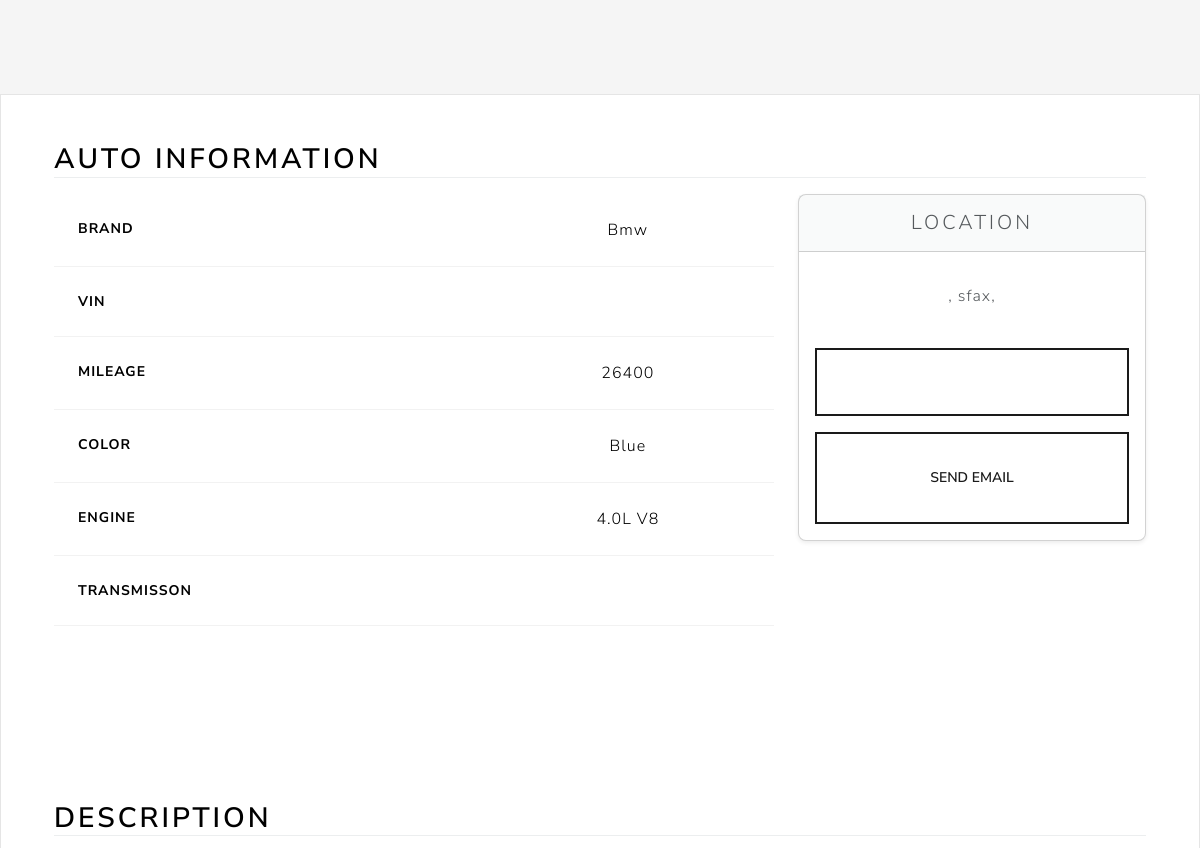
The app's page /listing/e0a8aef1-94f4-46e8-8bc6-84c38aee4c12/ (signed in, middle part), older data.
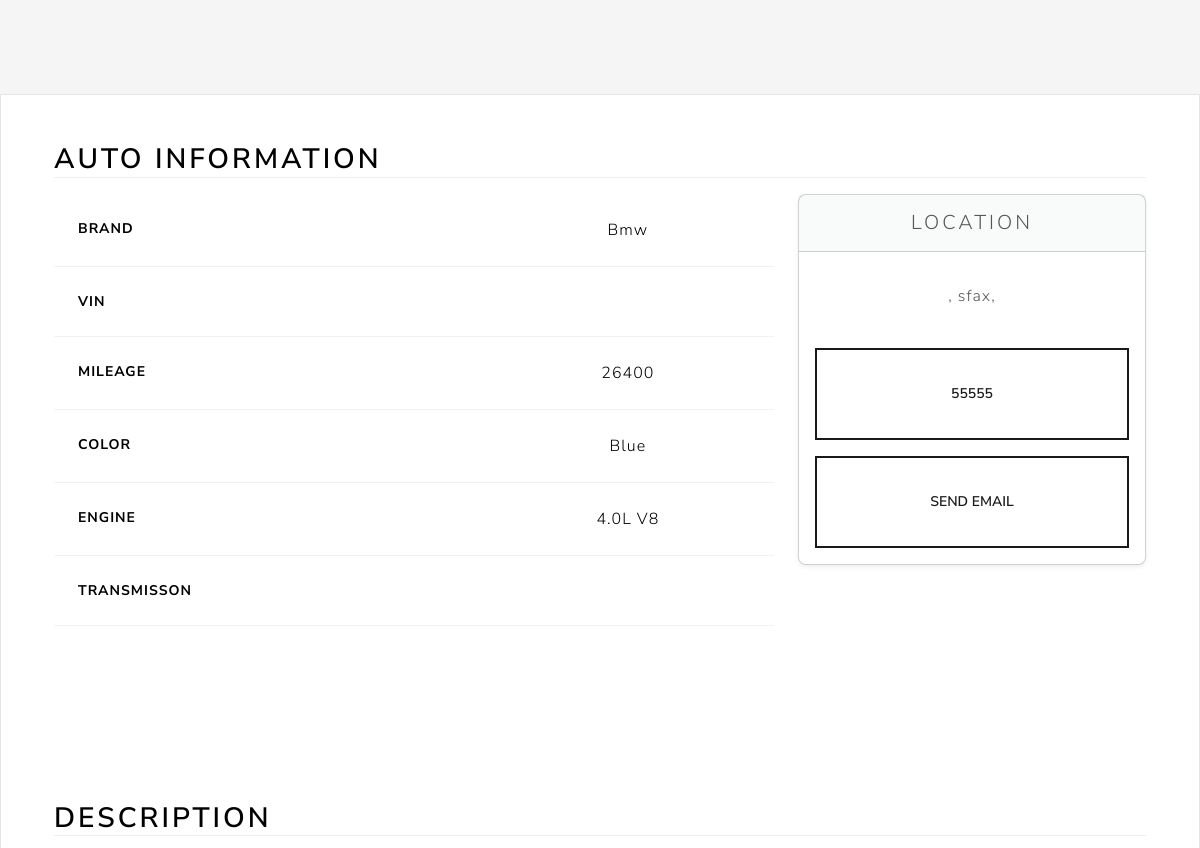
The same page, newer data.
### main/models.py (models this page shows, shortened)
class Listing(models.Model):
    id = models.UUIDField(primary_key=True, default=uuid.uuid4, unique=True, editable=False)
    created_at = models.DateTimeField(auto_now_add=True)
    updated_at = models.DateTimeField(auto_now=True)
    seller = models.ForeignKey(Profile, on_delete=models.CASCADE)
    brand = models.CharField(max_length=24,choices=CARS_BRANDS,default=None)
    model = models.CharField(max_length=17)
    vin= models.CharField(max_length=17)
    mileage = models.IntegerField(default=0)
    color = models.CharField(max_length=17)
    description = models.TextField()
    engine = models.CharField(max_length=17)
    transmission = models.CharField(max_length=17, choices = TRANSMISSION_OPTIONS, default=None)
    location = models.OneToOneField(Location,on_delete=models.SET_NULL,null=True)
    image = models.ImageField(upload_to=user_listing_path)

### users/models.py (models this page shows, shortened)
class Location(models.Model):
    address_1 = models.CharField(max_length=128, blank=True)
    address_2 = models.CharField(max_length=128, blank=True)
    city = models.CharField(max_length=84)
    state = models.CharField(max_length=20, choices=GOVERNORATE_CHOICES, default='sfax')

class Profile(models.Model):
    user = models.OneToOneField(User, on_delete=models.CASCADE)
    photo = models.ImageField(upload_to=user_directory_path, null=True)
    bio = models.CharField(max_length=140, blank=True)
    phone_number = models.CharField(max_length=12, blank=True)
    location = models.OneToOneField(
        Location, on_delete=models.SET_NULL, null=True)

### main/views.py (the view)
# urls.py: path('listing/<str:id>/', listing_view, name='listing'),
@login_required
def listing_view(request, id):
    try :
        listing = Listing.objects.get(id=id)
        if listing is None :
            raise Exception
        return render(request, 'views/lisitng.html', {'listing' : listing})
    except Exception as e :
        messages.error(request,f'invalid uid {id} was provided for listings')
        return redirect('home')

### main/templates/views/lisitng.html (shortened to what this page needs)
{% extends 'base/base.html' %}
{% load static%}
{% block 'body' %}
<main>
    <section class="container col-xxl-8 px-4 py-5" style="border:2px">
        <div class="row flex-lg-row-reverse align-items-center g-5 py-5">
        </div>
    </section>
    <div class="bg-light">
        <div class="container px-4 py-5">
            <h2 class="mb-3 border-bottom" style="color: black">Auto Information</h2>
            <div class="row row-cols-1 row-cols-md-3 mb-3 text-center">
                <div class="col-lg-8">
                    <div class="table-responsive">
                        <table class="table text-center">
                            <tbody>
                                <tr>
                                    <th scope="row" class="text-start">Brand</th>
                                    <td> {{listing.brand|capfirst }}</td>
                                </tr>
                                <tr>
                                    <th scope="row" class="text-start">Vin</th>
                                    <td> {{listing.vin }}</td>
                                </tr>
                                <tr>
                                    <th scope="row" class="text-start">Mileage</th>
                                    <td> {{listing.mileage }}</td>
                                </tr>
                                <tr>
                                    <th scope="row" class="text-start">Color</th>
                                    <td> {{listing.color }}</td>
                                </tr>
                                <tr>
                                    <th scope="row" class="text-start">Engine</th>
                                    <td> {{listing.engine }}</td>
                                </tr>
                                <tr>
                                    <th scope="row" class="text-start">Transmisson</th>
                                    <td> {{listing.transmisson|capfirst }}</td>
                                </tr>
                            </tbody>
                        </table>
                    </div>
                </div>
                <div class="col-lg-4">
                    <div class="card mb-4 rounded-3 shadow-sm">
                        <div class="card-header py-3">
                            <h4 class="my-0 fw-normal">Location</h4>
                        </div>
                        <div class="card-body">
                            <ul class="list-unstyled mt-3 mb-4">
                                <li>{{ listing.location.city }}, {{ listing.location.state }},
                                    {{listing.location.zip_code }} </li>
                            </ul>
                            <button
                                class="w-100 btn btn-lg btn-outline-primary my-3">{{listing.seller.phone_number}}</button>
                            <button id="sendEmail" class="w-100 btn btn-lg btn-outline-primary">Send Email</button>
                        </div>
                    </div>
                </div>
            </div>
        </div>
        <div class="container px-4 py-5">
            <div class="row g-4 py-5">
                <div class="col d-flex align-items-start">
                    <div>
                        <h2 class="mb-3 border-bottom" style="color: black">Description</h2>
                    </div>
                </div>
            </div>
        </div>
    </div>
</main>
{% endblock %}

Row changes from the older to the newer data that the page shows:
changed through a linked row, Listing "Bmw": seller.phone_number (not shown) → "55555"
